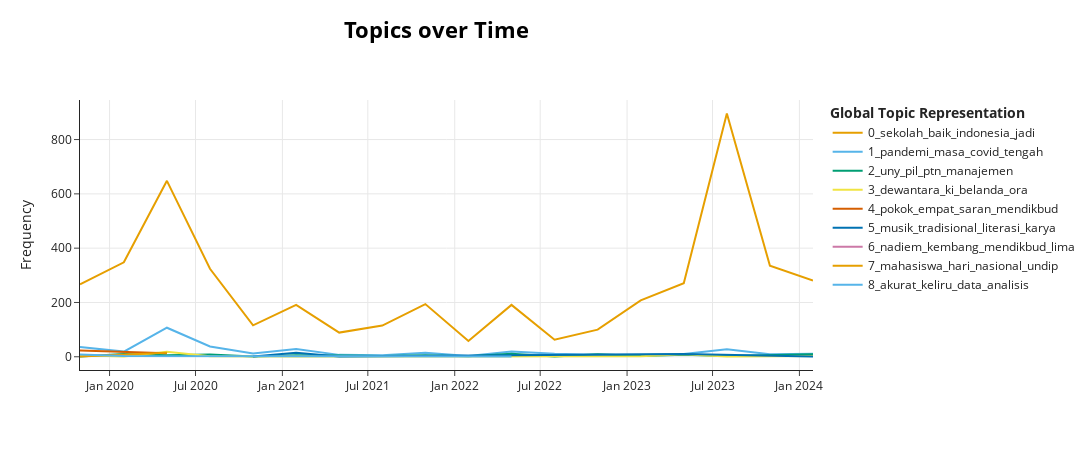

Write notebook code for a chart like this one.
### Code cell
fig = results['model'].visualize_topics_over_time(results['topics_over_time'], top_n_topics=18)
# fig.update_layout(title_text=f"Topics Over Time for {period}")
fig.show()

### Figure 1 — Plotly figure (JSON) as saved in the notebook; plotly's stock layout.template omitted (floating-point values rounded to 4 significant figures)
{"data": [{"hoverinfo": "text", "hovertext": ["<b>Topic 0</b><br>Words: nadiem, makarim, menteri, merdeka, jadi", "<b>Topic 0</b><br>Words: sebar, surat, covid, darurat, edar", "<b>Topic 0</b><br>Words: ajar, menteri, covid, buat, sekolah", "<b>Topic 0</b><br>Words: ajar, kuat, menteri, jadi, program", "<b>Topic 0</b><br>Words: indonesia, menteri, ptnbh, jadi, tatap", "<b>Topic 0</b><br>Words: menteri, otsus, sekolah, papua, tingkat", "<b>Topic 0</b><br>Words: enggak, ajar, merdeka, mahasiswa, indonesia", "<b>Topic 0</b><br>Words: vokasi, tinggi, merdeka, kenal, indonesia", "<b>Topic 0</b><br>Words: menteri, kerja, jadi, indonesia, enggak", "<b>Topic 0</b><br>Words: tingkat, perintah, sehat, tahun, jadi", "<b>Topic 0</b><br>Words: aliansi, indonesia, inklusif, merdeka, implementasi", "<b>Topic 0</b><br>Words: enggak, ajar, baik, jadi, guru", "<b>Topic 0</b><br>Words: laksana, indonesia, anak, lalu, sekolah", "<b>Topic 0</b><br>Words: ntt, sekolah, otsus, jam, masuk", "<b>Topic 0</b><br>Words: sekolah, jadi, indonesia, guru, enggak", "<b>Topic 0</b><br>Words: nih, baik, prabowo, rakyat, naik", "<b>Topic 0</b><br>Words: gpmmd, ganjarmahfud, ganjar, merauke, sabang", "<b>Topic 0</b><br>Words: enggak, ganjar, jadi, indonesia, lebih"], "marker": {"color": "#E69F00"}, "mode": "lines", "name": "0_sekolah_baik_indonesia_jadi", "type": "scatter", "x": ["2019-10-30T09:18:42.384000+00:00", "2020-01-31T06:00:11.111111+00:00", "2020-05-01T11:17:14.222222+00:00", "2020-07-31T16:34:17.333333+00:00", "2020-10-30T21:51:20.444444+00:00", "2021-01-30T03:08:23.555555+00:00", "2021-05-01T08:25:26.666666+00:00", "2021-07-31T13:42:29.777777+00:00", "2021-10-30T18:59:32.888888+00:00", "2022-01-30T00:16:36+00:00", "2022-05-01T05:33:39.111111+00:00", "2022-07-31T10:50:42.222222+00:00", "2022-10-30T16:07:45.333333+00:00", "2023-01-29T21:24:48.444444+00:00", "2023-05-01T02:41:51.555555+00:00", "2023-07-31T07:58:54.666666+00:00", "2023-10-30T13:15:57.777777+00:00", "2024-01-29T18:33:00.888888+00:00"], "y": [267, 348, 648, 324, 116, 191, 89, 115, 194, 58, 191, 63, 100, 208, 271, 896, 335, 281]}, {"hoverinfo": "text", "hovertext": ["<b>Topic 1</b><br>Words: sinkron, integrasi, jalur, pandemi, mulus", "<b>Topic 1</b><br>Words: masa, covid, darurat, rau, pandemi", "<b>Topic 1</b><br>Words: pandemi, masa, covid, lama, ubah", "<b>Topic 1</b><br>Words: pandemi, inews, leader, tengah, talk", "<b>Topic 1</b><br>Words: pandemi, masa, covid, evaluasi, prinsip", "<b>Topic 1</b><br>Words: audiensi, pandemi, tengah, langsung, biaya", "<b>Topic 1</b><br>Words: kskk, madrasah, direktorat, rentet, meucci", "<b>Topic 1</b><br>Words: kolonial, pesantren, masa, perkasa, core", "<b>Topic 1</b><br>Words: ulas, pandemi, pesantren, kembang, perintah", "<b>Topic 1</b><br>Words: marwah, abad, tangguh, global, tantang", "<b>Topic 1</b><br>Words: perempuan, tingkat, politik, analisis, peran", "<b>Topic 1</b><br>Words: lanyalla, gap, senjang, tekan, sorot", "<b>Topic 1</b><br>Words: leadership, digital, batavia, arah, mantik", "<b>Topic 1</b><br>Words: jenisjenis, perintah, mengertimemahami, indonesia, wajib", "<b>Topic 1</b><br>Words: tingkat, rata, supelli, karlina, mebenai", "<b>Topic 1</b><br>Words: pengaruh, hidup, politik, lingkung, seharihari", "<b>Topic 1</b><br>Words: tingkat, suara, pks, mutu, thebest", "<b>Topic 1</b><br>Words: raport, ketidakadilan, siksa, geografi, beta"], "marker": {"color": "#56B4E9"}, "mode": "lines", "name": "1_pandemi_masa_covid_tengah", "type": "scatter", "x": ["2019-10-30T09:18:42.384000+00:00", "2020-01-31T06:00:11.111111+00:00", "2020-05-01T11:17:14.222222+00:00", "2020-07-31T16:34:17.333333+00:00", "2020-10-30T21:51:20.444444+00:00", "2021-01-30T03:08:23.555555+00:00", "2021-05-01T08:25:26.666666+00:00", "2021-07-31T13:42:29.777777+00:00", "2021-10-30T18:59:32.888888+00:00", "2022-01-30T00:16:36+00:00", "2022-05-01T05:33:39.111111+00:00", "2022-07-31T10:50:42.222222+00:00", "2022-10-30T16:07:45.333333+00:00", "2023-01-29T21:24:48.444444+00:00", "2023-05-01T02:41:51.555555+00:00", "2023-07-31T07:58:54.666666+00:00", "2023-10-30T13:15:57.777777+00:00", "2024-01-29T18:33:00.888888+00:00"], "y": [36, 19, 107, 38, 12, 29, 7, 6, 15, 3, 19, 11, 7, 7, 10, 28, 9, 11]}, {"hoverinfo": "text", "hovertext": ["<b>Topic 2</b><br>Words: baby, disamain, count, bommer, learningnya", "<b>Topic 2</b><br>Words: cm, uny, kasih, terima, manajemen", "<b>Topic 2</b><br>Words: manajemen, pil, uny, unj, cm", "<b>Topic 2</b><br>Words: uny, pil, ptn, kira, utbk", "<b>Topic 2</b><br>Words: sama, gonna, long, slightly, infra", "<b>Topic 2</b><br>Words: uny, aku, ptn, tanya, pil", "<b>Topic 2</b><br>Words: uny, ptn, pil, tanya, ga", "<b>Topic 2</b><br>Words: uny, rep, matkul, mbkm, guys", "<b>Topic 2</b><br>Words: uny, pil, kalian, sch, bagaimana", "<b>Topic 2</b><br>Words: nanya, kakakkakak, ebook, ngga, uny", "<b>Topic 2</b><br>Words: uny, ptn, yaa, rata, kira", "<b>Topic 2</b><br>Words: what, about, think, you, uny", "<b>Topic 2</b><br>Words: uny, argo, pambudi, manajemen, drs", "<b>Topic 2</b><br>Words: its, all, kira, debat, belum", "<b>Topic 2</b><br>Words: skor, uny, utbk, ptn, dong", "<b>Topic 2</b><br>Words: the, of, enough, issues, not", "<b>Topic 2</b><br>Words: pil, uny, unnes, be, teknologi"], "marker": {"color": "#009E73"}, "mode": "lines", "name": "2_uny_pil_ptn_manajemen", "type": "scatter", "x": ["2019-10-30T09:18:42.384000+00:00", "2020-01-31T06:00:11.111111+00:00", "2020-05-01T11:17:14.222222+00:00", "2020-07-31T16:34:17.333333+00:00", "2020-10-30T21:51:20.444444+00:00", "2021-01-30T03:08:23.555555+00:00", "2021-05-01T08:25:26.666666+00:00", "2021-07-31T13:42:29.777777+00:00", "2021-10-30T18:59:32.888888+00:00", "2022-01-30T00:16:36+00:00", "2022-05-01T05:33:39.111111+00:00", "2022-07-31T10:50:42.222222+00:00", "2022-10-30T16:07:45.333333+00:00", "2023-01-29T21:24:48.444444+00:00", "2023-05-01T02:41:51.555555+00:00", "2023-07-31T07:58:54.666666+00:00", "2024-01-29T18:33:00.888888+00:00"], "y": [1, 10, 6, 8, 1, 6, 5, 3, 6, 2, 11, 1, 9, 3, 7, 3, 9]}, {"hoverinfo": "text", "hovertext": ["<b>Topic 3</b><br>Words: teu, demo, ndoro, mun, heula", "<b>Topic 3</b><br>Words: dewantara, ki, hindia, nasional, hadjar", "<b>Topic 3</b><br>Words: belanda, ora, ki, dewantara, sing", "<b>Topic 3</b><br>Words: belanda, go, kolonial, hukum, sing", "<b>Topic 3</b><br>Words: teh, nikah, kok, obrolane, adem", "<b>Topic 3</b><br>Words: belanda, faktafakta, hindia, nasional, dewantara", "<b>Topic 3</b><br>Words: lupa, sare, cangkem, cekam, tingkatin", "<b>Topic 3</b><br>Words: njupuk, nek, dadi, sok, niat", "<b>Topic 3</b><br>Words: koyok, bsi, promosipromosi, ngunu, kuliah", "<b>Topic 3</b><br>Words: dewantara, hadjar, ki, ingat, juang", "<b>Topic 3</b><br>Words: dewantara, ki, setinggitingginya, kenang, hari", "<b>Topic 3</b><br>Words: ora, rakyate, ben, kok, ceto", "<b>Topic 3</b><br>Words: prajab, nek, kuliah, ppg, gt"], "marker": {"color": "#F0E442"}, "mode": "lines", "name": "3_dewantara_ki_belanda_ora", "type": "scatter", "x": ["2019-10-30T09:18:42.384000+00:00", "2020-01-31T06:00:11.111111+00:00", "2020-05-01T11:17:14.222222+00:00", "2020-07-31T16:34:17.333333+00:00", "2021-01-30T03:08:23.555555+00:00", "2021-05-01T08:25:26.666666+00:00", "2021-10-30T18:59:32.888888+00:00", "2022-07-31T10:50:42.222222+00:00", "2022-10-30T16:07:45.333333+00:00", "2023-01-29T21:24:48.444444+00:00", "2023-05-01T02:41:51.555555+00:00", "2023-07-31T07:58:54.666666+00:00", "2024-01-29T18:33:00.888888+00:00"], "y": [6, 1, 18, 2, 1, 1, 2, 1, 1, 2, 9, 1, 3]}, {"hoverinfo": "text", "hovertext": ["<b>Topic 4</b><br>Words: pokok, empat, mendikbud, tetap, merdeka", "<b>Topic 4</b><br>Words: saran, hendak, pola, bila, timbang"], "marker": {"color": "#D55E00"}, "mode": "lines", "name": "4_pokok_empat_saran_mendikbud", "type": "scatter", "x": ["2019-10-30T09:18:42.384000+00:00", "2020-05-01T11:17:14.222222+00:00"], "y": [23, 13]}, {"hoverinfo": "text", "hovertext": ["<b>Topic 5</b><br>Words: aktivasi, indeks, literasi, budaya, teliti", "<b>Topic 5</b><br>Words: musik, tradisional, karya, apresiasi, lindung", "<b>Topic 5</b><br>Words: kategori, provinsi, rendah, musik, masuk", "<b>Topic 5</b><br>Words: literasi, musik, jumpa, teliti, senjang", "<b>Topic 5</b><br>Words: literasi, seribetribetnya, musik, netijen, numerasi"], "marker": {"color": "#0072B2"}, "mode": "lines", "name": "5_musik_tradisional_literasi_karya", "type": "scatter", "x": ["2020-10-30T21:51:20.444444+00:00", "2021-01-30T03:08:23.555555+00:00", "2021-05-01T08:25:26.666666+00:00", "2023-05-01T02:41:51.555555+00:00", "2024-01-29T18:33:00.888888+00:00"], "y": [1, 15, 1, 10, 1]}, {"hoverinfo": "text", "hovertext": ["<b>Topic 6</b><br>Words: nadiem, kembang, mendikbud, lima, orientasi"], "marker": {"color": "#CC79A7"}, "mode": "lines", "name": "6_nadiem_kembang_mendikbud_lima", "type": "scatter", "x": ["2019-10-30T09:18:42.384000+00:00"], "y": [20]}, {"hoverinfo": "text", "hovertext": ["<b>Topic 7</b><br>Words: nasional, mahasiswa, ivet, pgpaud, hari", "<b>Topic 7</b><br>Words: mahasiswa, hari, nasional, undip, rektorat"], "marker": {"color": "#E69F00"}, "mode": "lines", "name": "7_mahasiswa_hari_nasional_undip", "type": "scatter", "x": ["2019-10-30T09:18:42.384000+00:00", "2020-05-01T11:17:14.222222+00:00"], "y": [1, 15]}, {"hoverinfo": "text", "hovertext": ["<b>Topic 8</b><br>Words: akurat, keliru, data, analisis, paham", "<b>Topic 8</b><br>Words: akurat, keliru, data, analisis, paham", "<b>Topic 8</b><br>Words: analisis, paham, akurat, keliru, data"], "marker": {"color": "#56B4E9"}, "mode": "lines", "name": "8_akurat_keliru_data_analisis", "type": "scatter", "x": ["2019-10-30T09:18:42.384000+00:00", "2020-01-31T06:00:11.111111+00:00", "2022-05-01T05:33:39.111111+00:00"], "y": [8, 3, 1]}], "layout": {"height": 450, "hoverlabel": {"bgcolor": "white", "font": {"family": "Rockwell", "size": 16}}, "legend": {"title": {"text": "<b>Global Topic Representation"}}, "title": {"font": {"color": "Black", "size": 22}, "text": "<b>Topics over Time</b>", "x": 0.4, "xanchor": "center", "y": 0.95, "yanchor": "top"}, "width": 1250, "xaxis": {"showgrid": true}, "yaxis": {"showgrid": true, "title": {"text": "Frequency"}}}}
